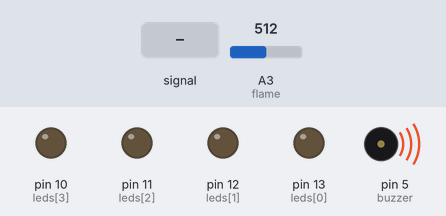
Bench run of a sketch on a simulated Arduino Uno, built with avr-gcc and run on an emulated ATmega328P. Parts: output pins drawn as LEDs (lit = HIGH), buzzer (waves = sounding). The inputs (shaded band) are chosen by the test bench; at power-on: A3 (flame) = 512.

Above: at 1.2 s.
1.3 s: A3 (flame) fed a 2 Hz sine of ±306 counts around its level
At 1.92 s:
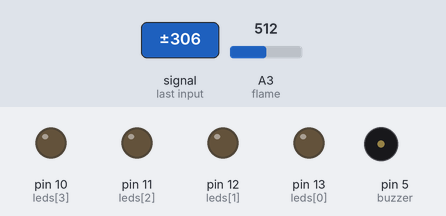
4.3 s: A3 (flame) set to 490
At 5.2 s:
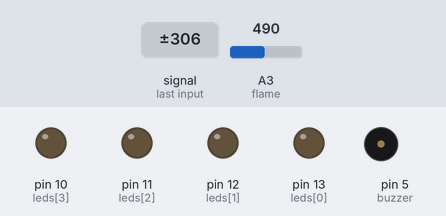
5.8 s: A3 (flame) set to 515
At 6.7 s:
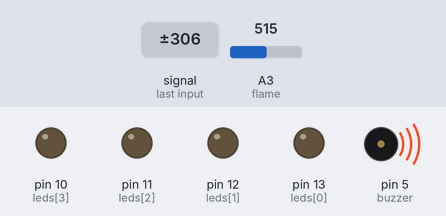
7.3 s: A3 (flame) set to 306
At 7.9 s:
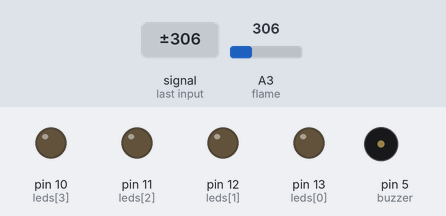
Timing chart, 0 to 9.8 s (numbered marks = the images above; inputs shaded):
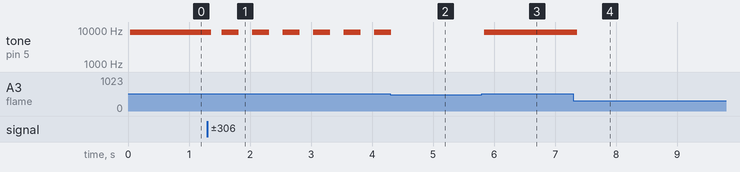

Measured:
- the behaviour switches between 500 and 501 on A3 (flame) (found by bisection; images 2 and 3)
- after the input at 1.3 s, tone on pin 5 (buzzer): alternates 8491 Hz for 0.28 s and silent for 0.22 s, starting after 0.06 s
- after the input at 4.3 s, tone on pin 5 (buzzer): goes on until 4.3 s, then stays silent
- after the input at 5.8 s, tone on pin 5 (buzzer): silent → 8491 Hz at once
- after the input at 7.3 s, tone on pin 5 (buzzer): 8491 Hz → silent after 0.06 s

The sketch:

oef4.ino
```cpp
// all components
int potentioMeter = A0;  // select the input pin for the potentiometer
int leds[4] = {13,  12, 11, 10 };
int s[2] = { 7, 6 };
int tempSensor = A1;
int buzzer = 5;
int fototransistor = A2;
int flame = A3;
int tilt = 2;

void setup() {
  // put your setup code here, to run once:

  Serial.begin(9600);

  for(int i = 0; i< 4; i++){
    pinMode(leds[i], OUTPUT);
  }
  pinMode(buzzer, OUTPUT);


  for(int i = 0; i< 2; i++){
     pinMode(s[0], INPUT_PULLUP);
  }
  pinMode(fototransistor, INPUT_PULLUP);
  pinMode(tilt, INPUT_PULLUP);

  pinMode(potentioMeter, INPUT);
  pinMode(tempSensor, INPUT);
  pinMode(flame, INPUT);


}

void loop() {

  if(analogRead(flame) > 500){
    digitalWrite(buzzer, 1);
  }
  digitalWrite(buzzer, 0);
}
```
